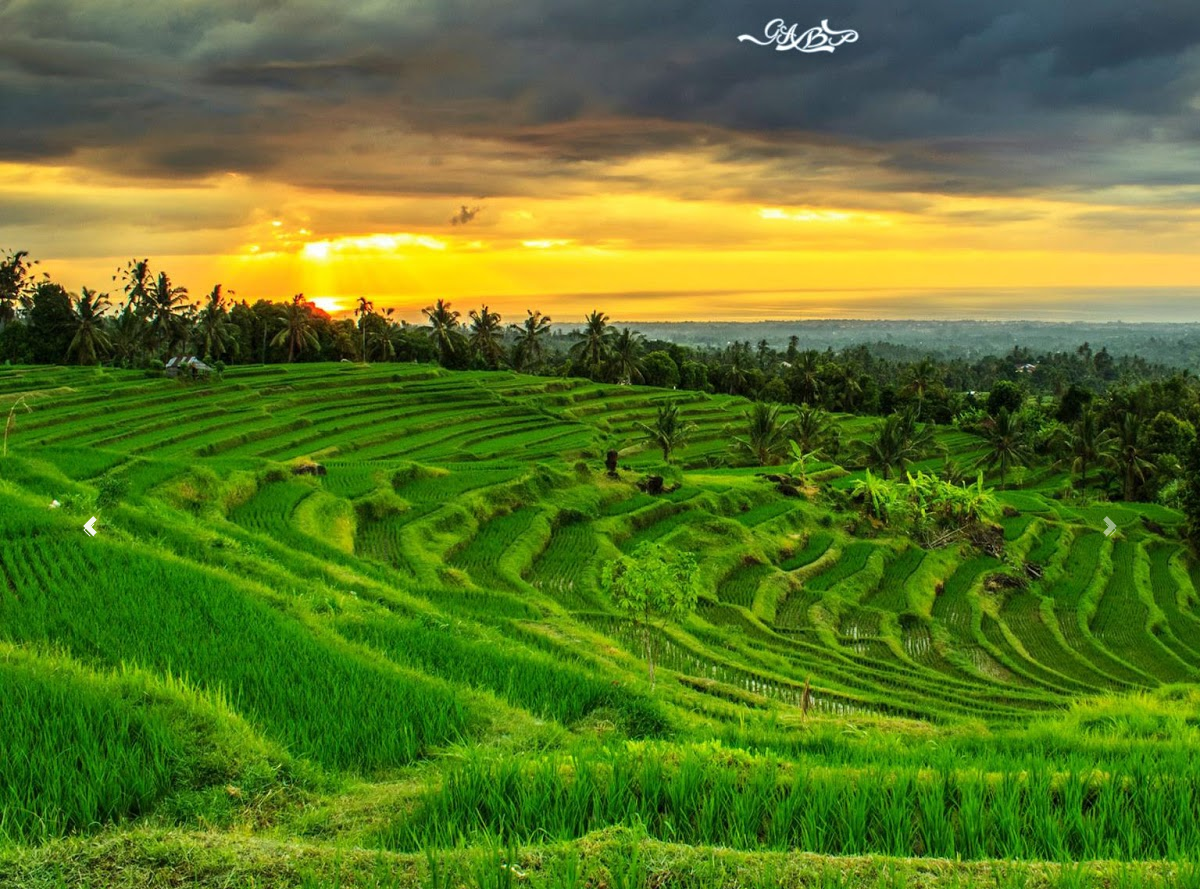
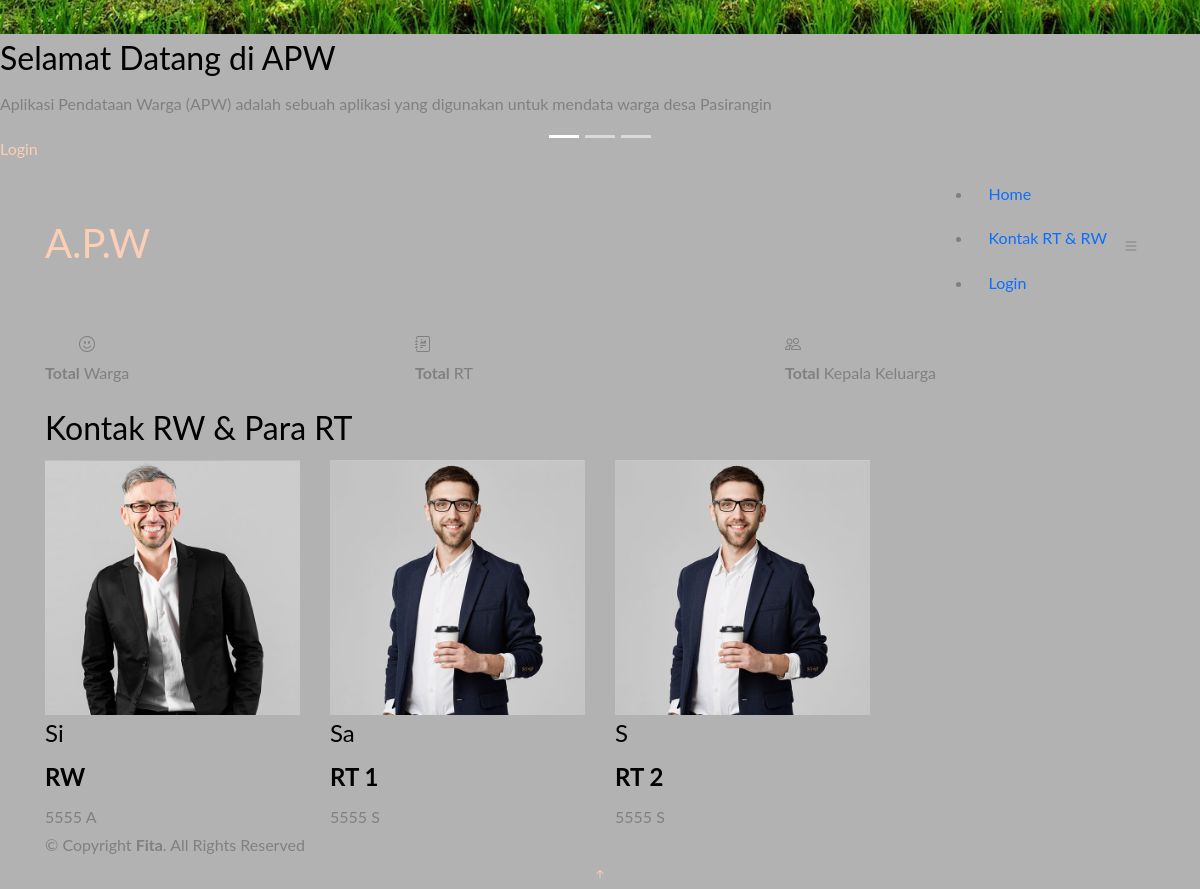
The page / on the database its author committed (2 pictures, top to bottom).
### tables this page shows
CREATE TABLE `role` (
  `id_role` int(11) NOT NULL,
  `id_penduduk` int(11) NOT NULL,
  `role` varchar(50) NOT NULL,
  `rt_no` int(11) NOT NULL
);

CREATE TABLE `penduduk` (
  `id` int(11) NOT NULL,
  `id_kk` int(11) NOT NULL,
  `nik` varchar(50) NOT NULL,
  `nama` varchar(50) NOT NULL,
  `tmpt_lahir` varchar(50) NOT NULL,
  `tgl_lahir` date NOT NULL,
  `alamat` text NOT NULL,
  `no_rt` int(11) NOT NULL,
  `no_telepon` varchar(20) NOT NULL,
  `jk` enum('Lelaki','Perempuan') NOT NULL,
  `pekerjaan` varchar(50) NOT NULL,
  `id_pendidikan` int(11) NOT NULL,
  `id_agama` int(11) NOT NULL,
  `status_perkawinan` enum('1','2','3','4') NOT NULL,
  `kewarganegaraan` enum('Indonesia','Asing') NOT NULL,
  `status_hidup` enum('Hidup','Meninggal') NOT NULL,
  `status_dalam_keluarga` enum('Ayah/Suami','Ibu/Istri','Anak') NOT NULL,
  `foto` text NOT NULL,
  `password` text NOT NULL
);

### application/controllers/Landing.php (called while the page is built, shortened)
<?php
class Landing extends CI_Controller
{
    public function __construct()
    {
        $this->load->model('guest_m');
    }
    function index()
    {
        $data['title'] = 'Selamat Datang';
		$data['total_rt'] = $this->guest_m->TotalRT();
		$data['total_kk'] = $this->guest_m->TotalKK();
		$data['total_warga'] = $this->guest_m->TotalWarga();
		$data['rw'] = $this->guest_m->getRW();
		$data['rt'] = $this->guest_m->getRT();
		$this->load->view('landing_v',$data);
    }
}

### index.php (called while the page is built, shortened)
<?php
require_once BASEPATH.'core/CodeIgniter.php';

### application/models/Guest_m.php (called while the page is built)
<?php if (!defined('BASEPATH')) exit('No direct script access allowed');
class Guest_m extends CI_Model
{
    function TotalRT()
	{
		$this->db->where('role = "RT"');
		$query = $this->db->get('role');
		return $query->num_rows();
	}
    function TotalWarga()
	{
		$this->db->join('penduduk','kartu_keluarga.id_kk = penduduk.id_kk');
		$this->db->where('kartu_keluarga.status_kk IN (1,2)');
		$query = $this->db->get('kartu_keluarga');
		return $query->num_rows();
	}
    function TotalKK()
	{
		$this->db->where('status_kk IN (1,2)');
		$query = $this->db->get('kartu_keluarga');
		return $query->num_rows();
	}
    function getRW(){
        $this->db->join('penduduk','role.id_penduduk = penduduk.id','inner');
        $this->db->where("role.role = 'RW' ");
		$query = $this->db->get('role');
		return $query->result_array();
	}
    function getRT(){
        $this->db->join('penduduk','role.id_penduduk = penduduk.id','inner');
        $this->db->where("role.role = 'RT' ");
        $this->db->order_by('role.rt_no ASC');
		$query = $this->db->get('role');
		return $query->result_array();
	}
}

### application/views/landing_v.php (the view, shortened to what this page needs)
<!DOCTYPE html>
<html lang="en">
<head>
  <link href="<?php echo base_url()?><?php echo base_url()?>assets/landing/vendor/animate.css/animate.min.css" rel="stylesheet">
  <link href="<?php echo base_url()?>assets/landing/vendor/bootstrap/css/bootstrap.min.css" rel="stylesheet">
  <link href="<?php echo base_url()?>assets/landing/vendor/bootstrap-icons/bootstrap-icons.css" rel="stylesheet">
  <link href="<?php echo base_url()?>assets/landing/vendor/boxicons/css/boxicons.min.css" rel="stylesheet">
  <link href="<?php echo base_url()?>assets/landing/vendor/glightbox/css/glightbox.min.css" rel="stylesheet">
  <link href="<?php echo base_url()?>assets/landing/vendor/swiper/swiper-bundle.min.css" rel="stylesheet">
  <link href="<?php echo base_url()?>assets/landing/css/style.css" rel="stylesheet">
</head>
<body>
  <section id="hero">
    <div class="hero-container">
      <div id="heroCarousel" class="carousel slide carousel-fade" data-bs-ride="carousel" data-bs-interval="5000">
        <ol class="carousel-indicators" id="hero-carousel-indicators"></ol>
        <div class="carousel-inner" role="listbox">
          <div class="carousel-item active">
            <div class="carousel-background"><img src="<?php echo base_url()?>assets/landing/img/slide/1.jpg" alt=""></div>
            <div class="carousel-container">
              <div class="carousel-content">
                <h2 class="animate__animated animate__fadeInDown">Selamat Datang di <span>APW</span></h2>
                <p class="animate__animated animate__fadeInUp">Aplikasi Pendataan Warga (APW) adalah sebuah aplikasi yang digunakan untuk mendata warga desa Pasirangin</p>
                <a href="<?php echo base_url('login')?>" class="btn-get-started animate__animated animate__fadeInUp scrollto">Login</a>
              </div>
            </div>
          </div>
        </div>
        <a class="carousel-control-prev" href="#heroCarousel" role="button" data-bs-slide="prev">
          <span class="carousel-control-prev-icon bi bi-chevron-double-left" aria-hidden="true"></span>
        </a>
        <a class="carousel-control-next" href="#heroCarousel" role="button" data-bs-slide="next">
          <span class="carousel-control-next-icon bi bi-chevron-double-right" aria-hidden="true"></span>
        </a>
      </div>
    </div>
  </section>
  <header id="header" class="d-flex align-items-center">
    <div class="container d-flex align-items-center justify-content-between">
      <div class="logo">
        <h1 class="text-light"><a href="<?php echo base_url()?>"><span>A.P.W</span></a></h1>
      </div>
      <nav id="navbar" class="navbar">
        <ul>
          <li><a class="nav-link scrollto active" href="#hero">Home</a></li>
          <li><a class="nav-link scrollto" href="#team">Kontak RT & RW</a></li>
          <li><a class="nav-link scrollto" href="<?php echo base_url('login')?>">Login</a></li>
        </ul>
        <i class="bi bi-list mobile-nav-toggle"></i>
      </nav>
    </div>
  </header>
  <main id="main">
    <section class="counts section-bg">
      <div class="container">
        <div class="row no-gutters">
          <div class="col-lg-4 col-md-6 d-md-flex align-items-md-stretch text-center">
            <div class="count-box">
              <i class="bi bi-emoji-smile"></i>
              <p><strong>Total</strong> Warga </p>
            </div>
          </div>
          <div class="col-lg-4 col-md-6 d-md-flex align-items-md-stretch">
            <div class="count-box">
              <i class="bi bi-journal-richtext"></i>
              <p><strong>Total</strong> RT </p>
            </div>
          </div>
          <div class="col-lg-4 col-md-6 d-md-flex align-items-md-stretch">
            <div class="count-box">
              <i class="bi bi-people"></i>
              <p><strong>Total</strong> Kepala Keluarga</p>
            </div>
          </div>
        </div>
      </div>
    </section>
    <section id="team" class="team">
      <div class="container">
        <div class="section-title">
          <h2>Kontak RW & Para RT</h2>
        </div>
        <div class="row">
          <?php
          foreach($rw as $w) :
          if($w['foto'] == null)
          {
            $foto = 'team-1.jpg';
          }else{
            $foto = $w['foto'];
          }
          ?>
          <div class="col-xl-3 col-lg-4 col-md-6">
            <div class="member">
              <img src="<?php echo base_url()?>upload/<?php echo $foto ?>" class="img-fluid" alt="">
              <div class="member-info">
                <div class="member-info-content">
                  <h4><?php echo $w['nama']?></h4>
                  <h4><strong><?php echo $w['role']?></strong></h4>
                  <span><?php echo $w['no_telepon']?></span>
                  <span><?php echo $w['alamat']?></span>
                </div>
              </div>
            </div>
          </div>
          <?php endforeach; ?>
          <?php
          foreach($rt as $w) :
          if($w['foto'] == null)
          {
            $foto = 'team-3.jpg';
          }else{
            $foto = $w['foto'];
          }
          ?>
          <div class="col-xl-3 col-lg-4 col-md-6" data-wow-delay="0.2s">
            <div class="member">
              <img src="<?php echo base_url()?>upload/<?php echo $foto ?>" class="img-fluid" alt="">
              <div class="member-info">
                <div class="member-info-content">
                <h4><?php echo $w['nama']?></h4>
                  <h4><strong><?php echo $w['role']?> <?php echo $w['no_rt']?> </strong></h4>
                  <span><?php echo $w['no_telepon']?></span>
                  <span><?php echo $w['alamat']?></span>
                </div>
              </div>
            </div>
          </div>
          <?php endforeach; ?>
        </div>
      </div>
    </section>
  </main>
  <footer id="footer">
    <div class="container">
      <div class="copyright">
        &copy; Copyright <strong><span>Fita</span></strong>. All Rights Reserved
      </div>
    </div>
  </footer>
  <a href="#" class="back-to-top d-flex align-items-center justify-content-center"><i class="bi bi-arrow-up-short"></i></a>
</body>
</html>

### application/third_party/MX/Loader.php (shortened to what this page needs)
<?php (defined('BASEPATH')) OR exit('No direct script access allowed');
class MX_Loader extends CI_Loader
{
	public $_ci_cached_vars = array();
	public function view($view, $vars = array(), $return = FALSE)
	{
		return $this->_ci_load(array('_ci_view' => $view, '_ci_vars' => $this->_ci_prepare_view_vars($vars), '_ci_return' => $return));
	}
	public function _ci_load($_ci_data)
	{
		extract($_ci_data);
		if (isset($_ci_view))
		{
			$_ci_path = '';
			$_ci_file = (pathinfo($_ci_view, PATHINFO_EXTENSION)) ? $_ci_view : $_ci_view.EXT;
			foreach ($this->_ci_view_paths as $path => $cascade)
			{
				if (file_exists($view = $path.$_ci_file))
				{
					$_ci_path = $view;
					break;
				}
			}
		}
		elseif (isset($_ci_path))
		{
			$_ci_file = basename($_ci_path);
			if( ! file_exists($_ci_path)) $_ci_path = '';
		}
		if (isset($_ci_vars))
			$this->_ci_cached_vars = array_merge($this->_ci_cached_vars, (array) $_ci_vars);
		extract($this->_ci_cached_vars);
		if ((bool) @ini_get('short_open_tag') === FALSE && CI::$APP->config->item('rewrite_short_tags') == TRUE)
		{
			echo eval('?>'.preg_replace("/;*\s*\?>/", "; ?>", str_replace('<?=', '<?php echo ', file_get_contents($_ci_path))));
		}
		else
		{
			include($_ci_path);
		}
	}
}

### rows shown on the page
role: id_penduduk.nama "Si", role "RW", id_penduduk.no_telepon "5555", id_penduduk.alamat "A"
role: id_penduduk.nama "Sa", role "RT", id_penduduk.no_rt "1", id_penduduk.no_telepon "5555", id_penduduk.alamat "S"
role: id_penduduk.nama "S", role "RT", id_penduduk.no_rt "2", id_penduduk.no_telepon "5555", id_penduduk.alamat "S"
